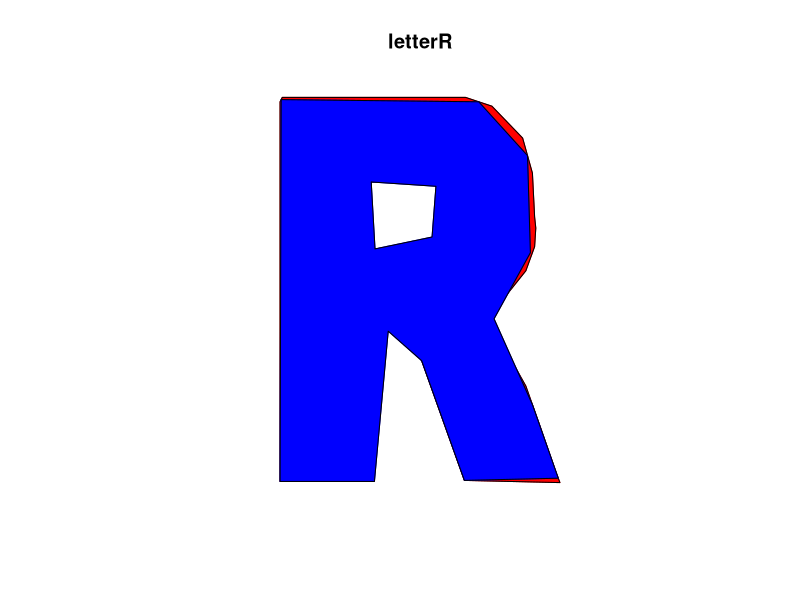
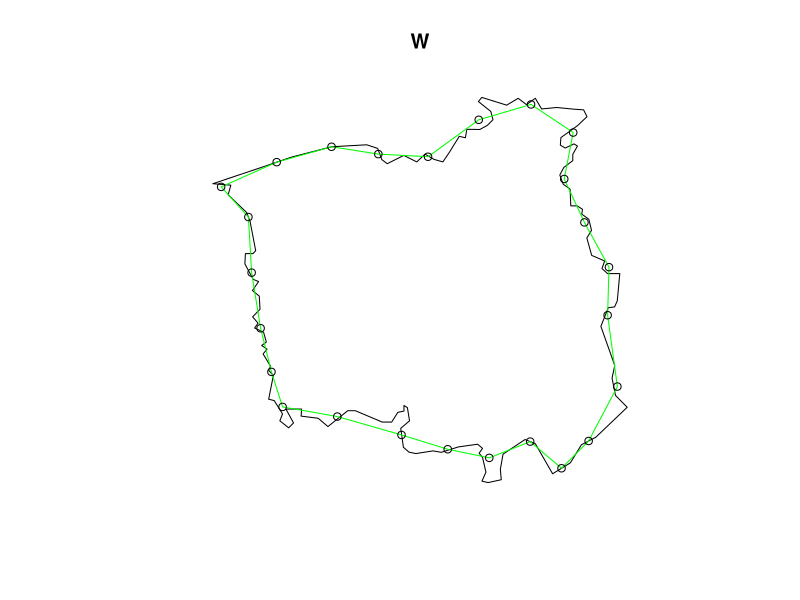

These figures' R source, in order:
library(spatstat)


### Name: simplify.owin
### Title: Approximate a Polygon by a Simpler Polygon
### Aliases: simplify.owin
### Keywords: spatial math

### ** Examples

  plot(letterR, col="red")
  plot(simplify.owin(letterR, 0.3), col="blue", add=TRUE)

  W <- Window(chorley)
  plot(W)
  WS <- simplify.owin(W, 2)
  plot(WS, add=TRUE, border="green")
  points(vertices(WS))
